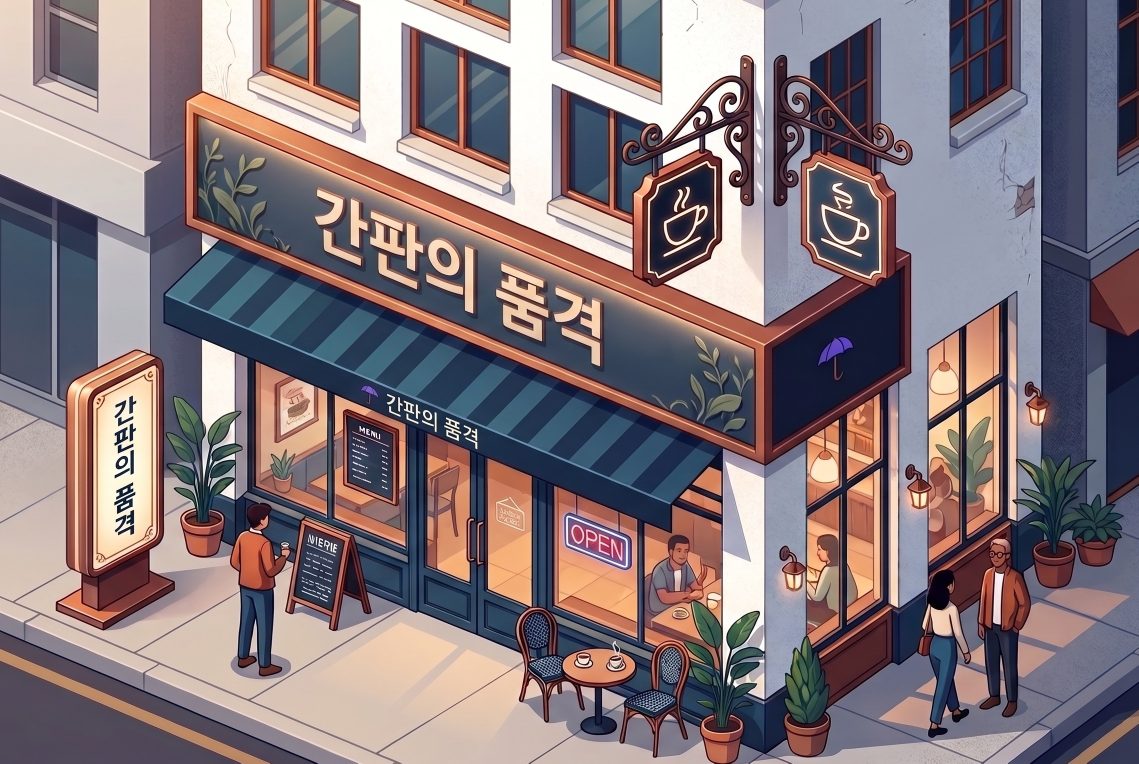
#> input picture cafe-illustration.jpg, 2277 x 1527 px (shown at 1/2 size)
$ python composite.py cafe-illustration.jpg cafe-illustration.jpg out.png
#> lines starting #> are read from the running program, lines starting #| are printed output that depends on the picture
#!/usr/bin/env python3
# -*- coding: utf-8 -*-
"""검은 배경 글자 이미지를 건물 사진에 합성.
- 글자 이미지(검은 배경)에서 'value(밝기)'를 알파로 추출 → 검정은 투명, 글자/발광은 유지
- 건물 사진 위 지정 위치/크기에 알파 합성
사용: python composite.py <letters_on_black.png> <building.png> [out.png]
"""
import sys
from PIL import Image, ImageChops

letters_p = sys.argv[1]
bg_p = sys.argv[2]
out_p = sys.argv[3] if len(sys.argv) > 3 else "out_composite.png"

letters = Image.open(letters_p).convert("RGB")
#> letters is the input picture: PIL image 2277x1527 RGB; mean R, G, B 132.1, 118.2, 122.6
# 알파 = 채널 최대값(=HSV의 V). 검정(0)→투명, 파란면/흰테/발광→불투명
r, g, b = letters.split()
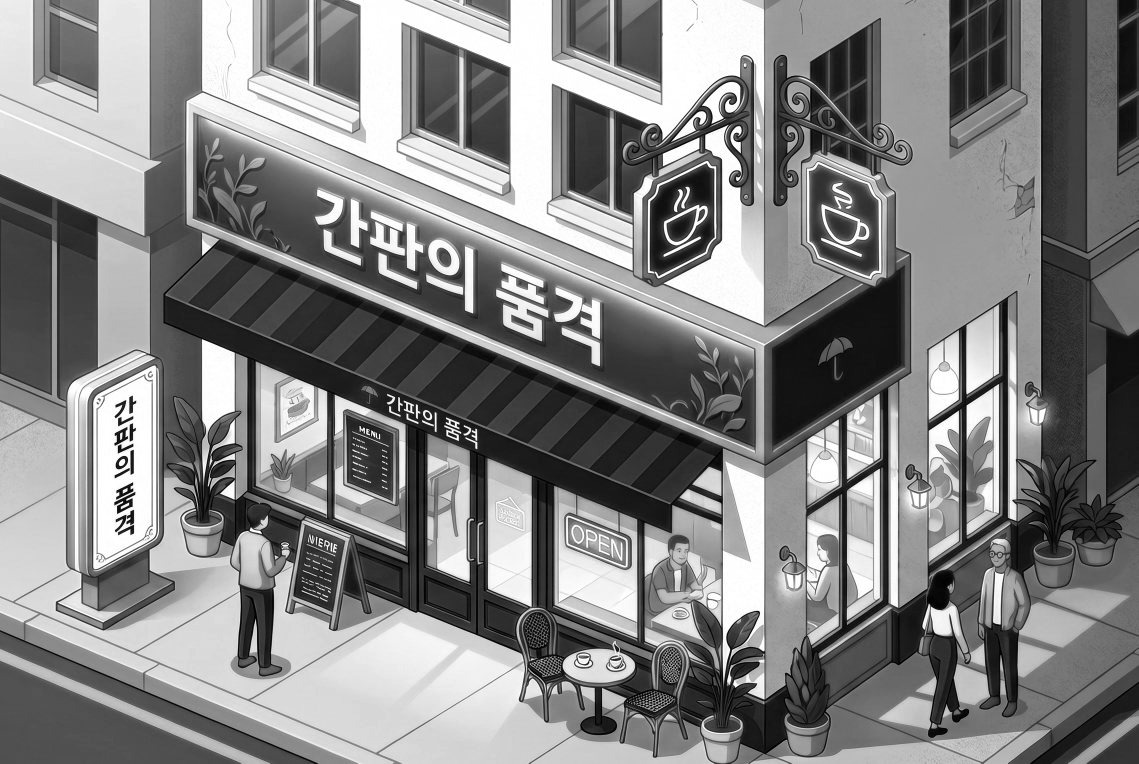
#> r: PIL image 2277x1527 L (shown at 1/2 size); min 0, max 255, mean 132.1
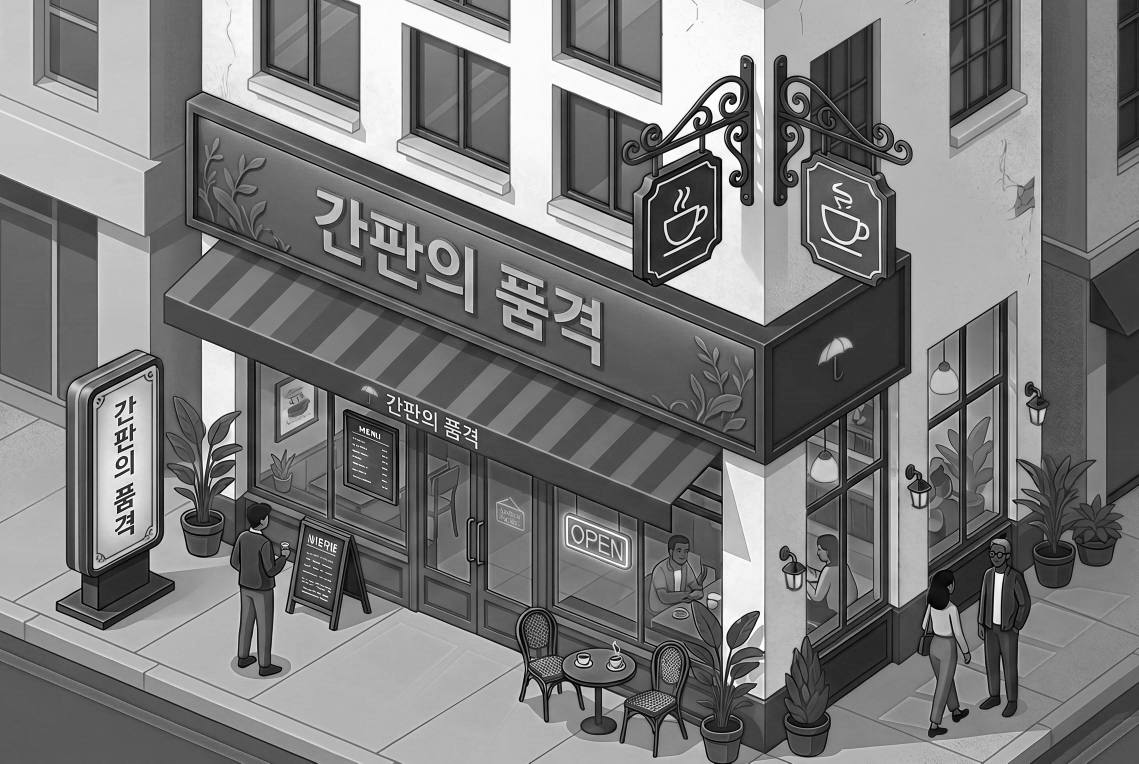
#> b: PIL image 2277x1527 L (shown at 1/2 size); min 0, max 255, mean 122.6
alpha = ImageChops.lighter(ImageChops.lighter(r, g), b)
# 약한 글로우까지 살짝 살리되 배경 노이즈는 죽이기 (가벼운 대비)
alpha = alpha.point(lambda v: 0 if v < 18 else min(255, int(v * 1.25)))
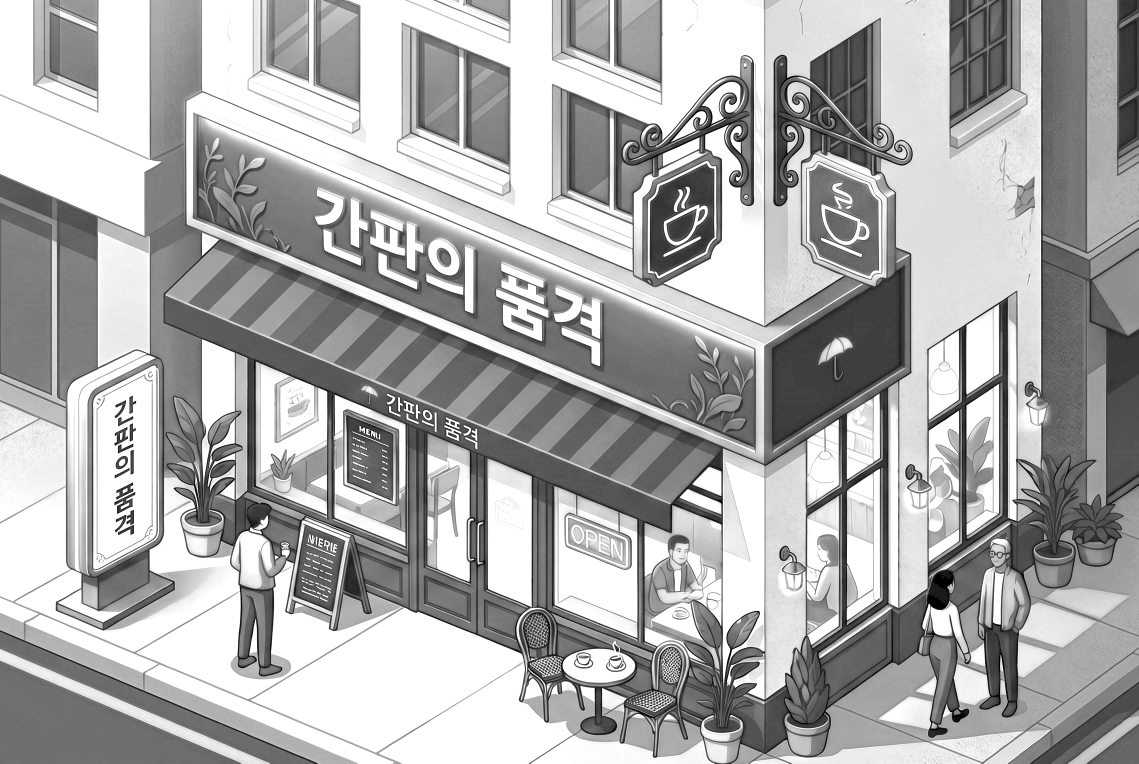
#> alpha: PIL image 2277x1527 L (shown at 1/2 size); min 0, max 255, mean 172.1
letters_rgba = Image.merge("RGBA", (r, g, b, alpha))
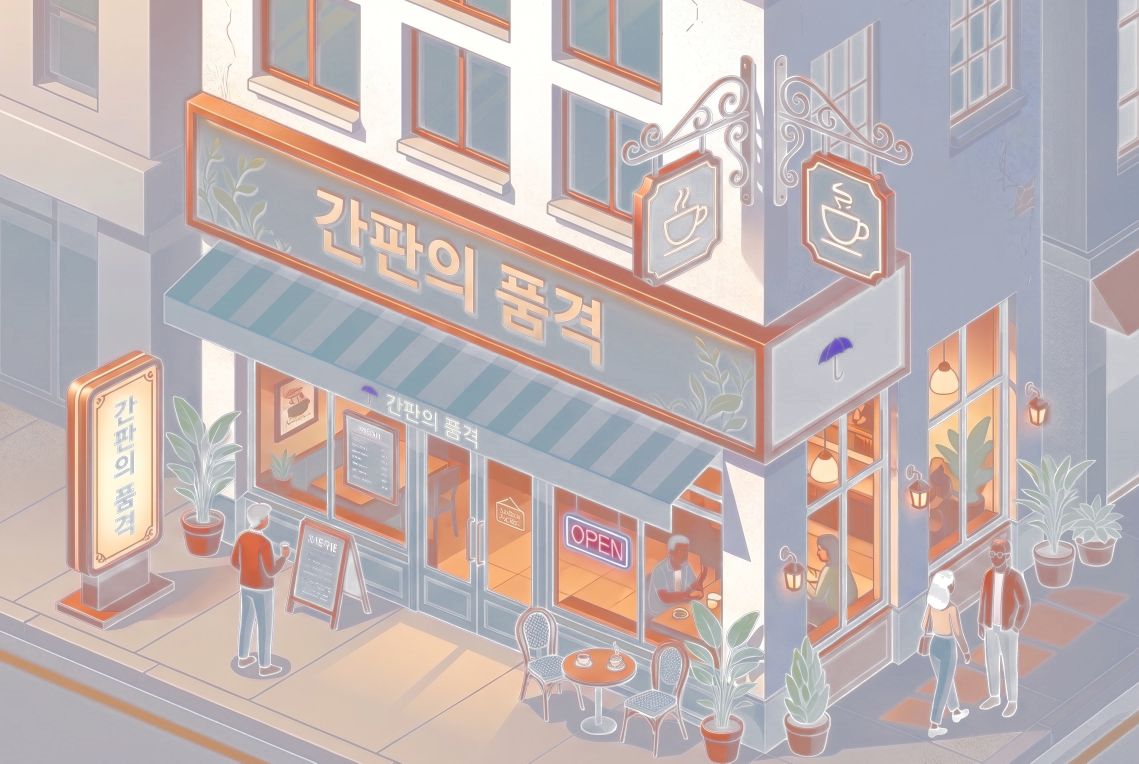
#> letters_rgba: PIL image 2277x1527 RGBA (shown at 1/2 size); mean R, G, B, A 132.1, 118.2, 122.6, 172.1; transparent parts drawn white

bg = Image.open(bg_p).convert("RGBA")
BW, BH = bg.size
#> BW = 2277; BH = 1527

# 간판 폭 = 건물 폭의 62%, 상단 사인밴드 부근(위에서 22%)에 배치
target_w = int(BW * 0.62)
#> target_w = 1411
scale = target_w / letters_rgba.width
#> scale = 0.62
target_h = int(letters_rgba.height * scale)
#> target_h = 946
letters_rsz = letters_rgba.resize((target_w, target_h), Image.LANCZOS)

px = (BW - target_w) // 2
#> px = 433
py = int(BH * 0.20)
#> py = 305

comp = bg.copy()
comp.alpha_composite(letters_rsz, (px, py))
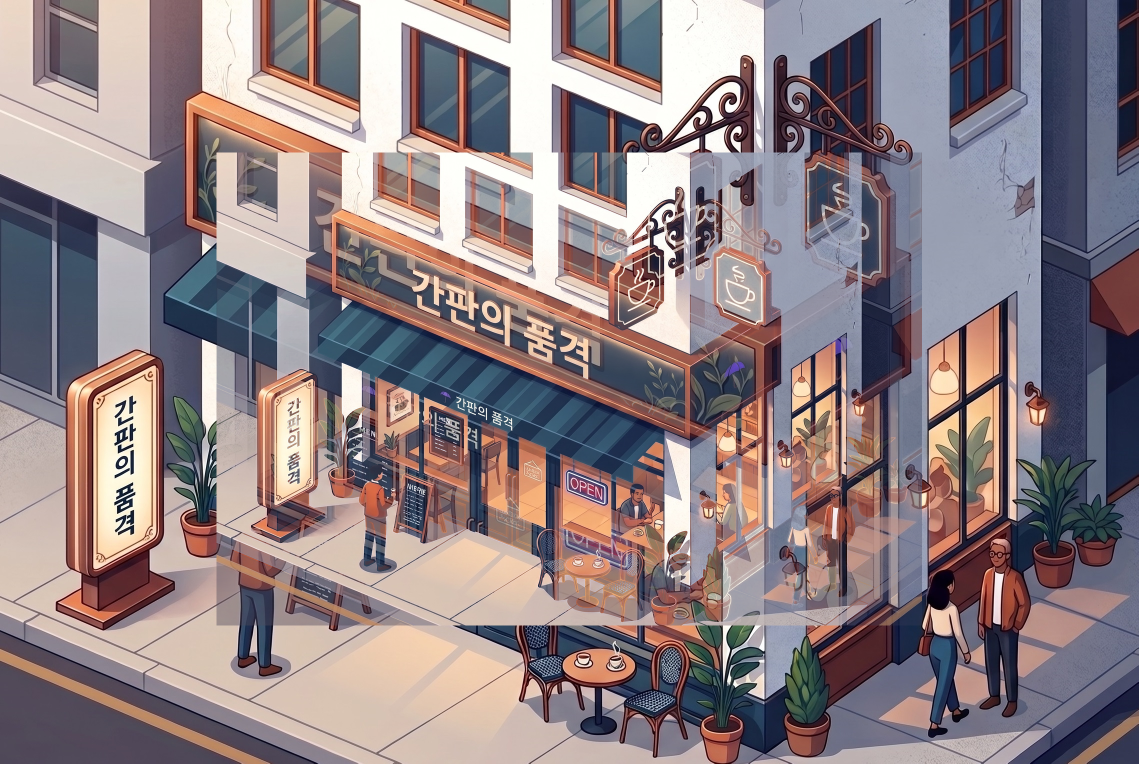
#> comp: PIL image 2277x1527 RGBA (shown at 1/2 size); mean R, G, B, A 142.4, 128.6, 132.1, 255
comp.convert("RGB").save(out_p)
print(f"[OK] {out_p}  (bg {BW}x{BH}, sign w={target_w})")
#| [OK] out.png  (bg 2277x1527, sign w=1411)

$ run again, on cafe-illustration_area.jpg
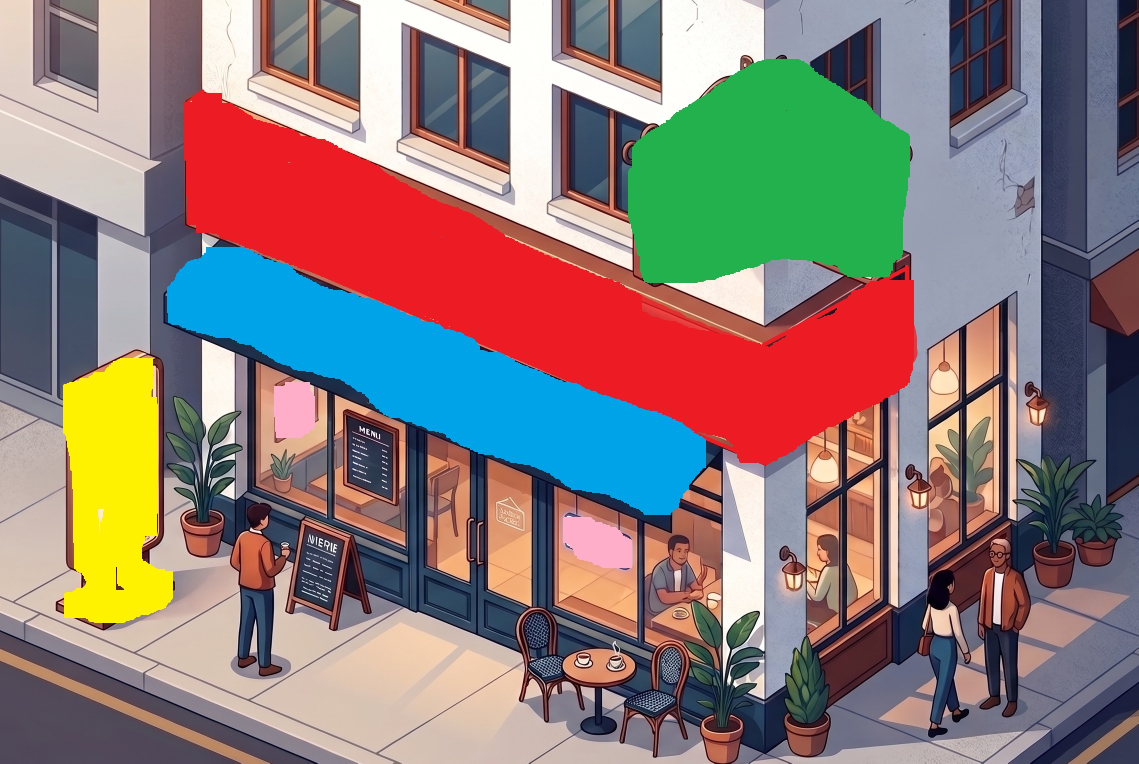
#> input picture cafe-illustration_area.jpg, 2277 x 1527 px (shown at 1/2 size)
#> letters is the input picture: PIL image 2277x1527 RGB; mean R, G, B 139.4, 123.8, 120.2
#> `letters_rgba = Image.merge("RGBA", (r, g, b, alpha))`:
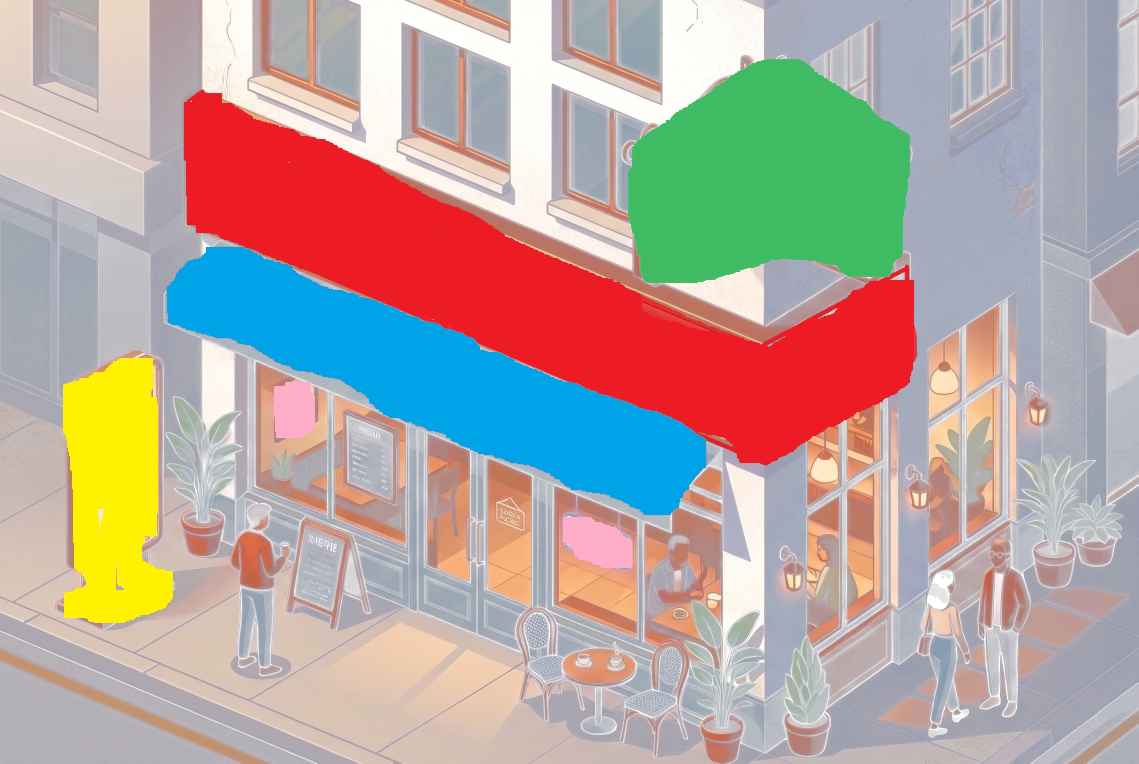
#> letters_rgba: PIL image 2277x1527 RGBA (shown at 1/2 size); mean R, G, B, A 139.4, 123.8, 120.2, 196.8; transparent parts drawn white
#> `comp.alpha_composite(letters_rsz, (px, py))`:
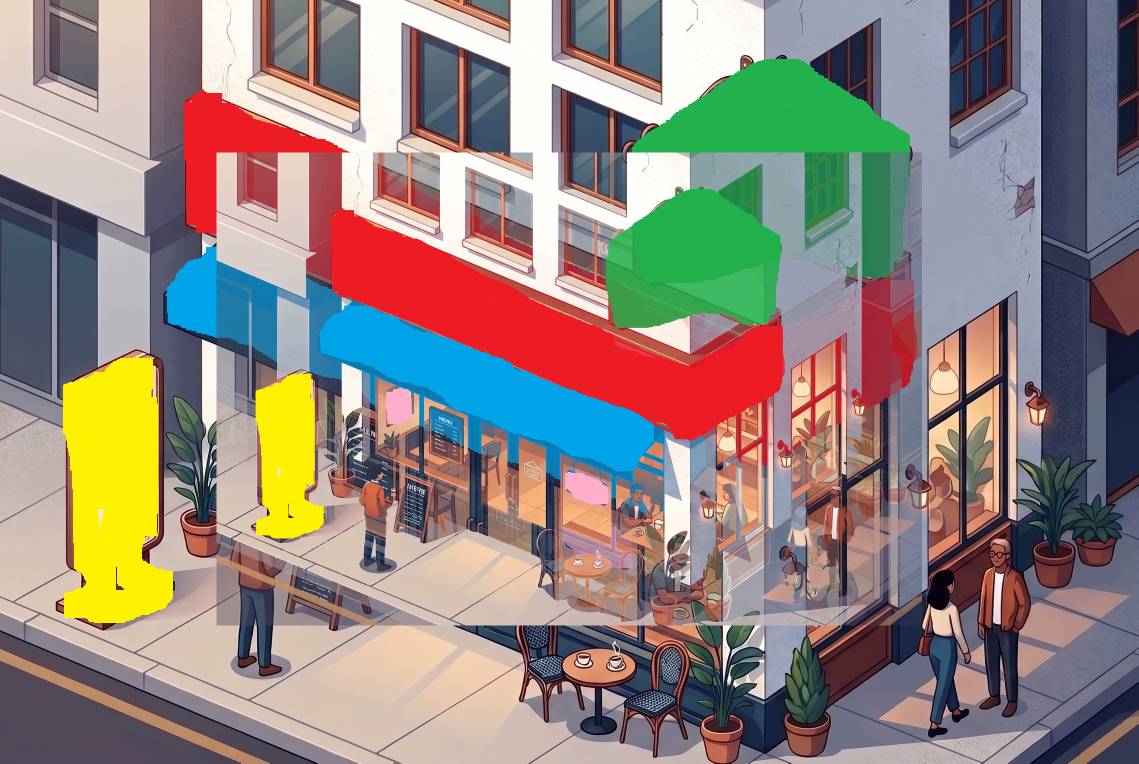
#> comp: PIL image 2277x1527 RGBA (shown at 1/2 size); mean R, G, B, A 145.2, 133.5, 126.7, 255
#| [OK] out.png  (bg 2277x1527, sign w=1411)
